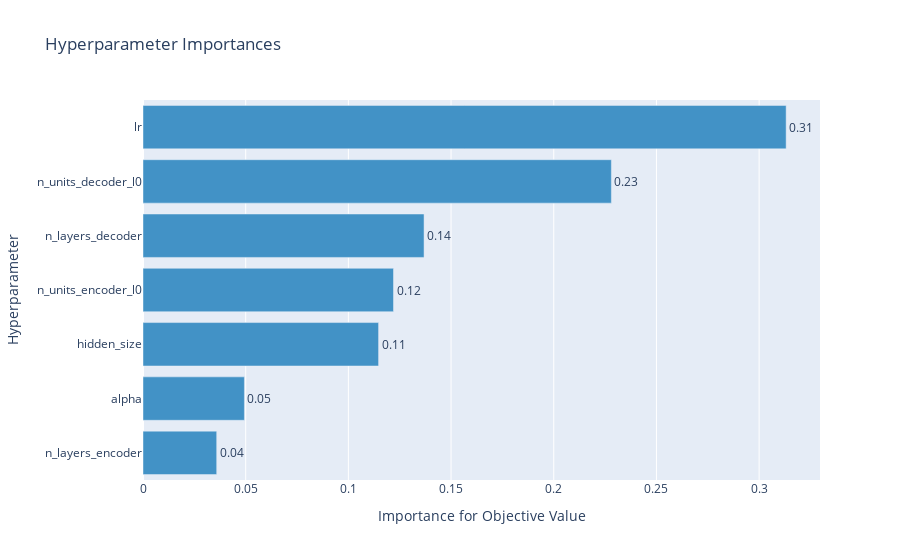

Here is the notebook cell this chart was saved with:
### Markdown cell above
### Optuna Graphs

### Code cell
optuna.visualization.plot_param_importances(study)

### Figure 1 — Plotly figure (JSON) as saved in the notebook; plotly's stock layout.template omitted (floating-point values rounded to 4 significant figures)
{"data": [{"cliponaxis": false, "hovertemplate": ["n_layers_encoder (IntUniformDistribution): 0.035886680348413705<extra></extra>", "alpha (IntUniformDistribution): 0.04937179360744019<extra></extra>", "hidden_size (IntUniformDistribution): 0.11470566453216305<extra></extra>", "n_units_encoder_l0 (IntUniformDistribution): 0.12197173967744646<extra></extra>", "n_layers_decoder (IntUniformDistribution): 0.13684870989926828<extra></extra>", "n_units_decoder_l0 (IntUniformDistribution): 0.22805657275998167<extra></extra>", "lr (LogUniformDistribution): 0.3131588391752865<extra></extra>"], "marker": {"color": "rgb(66,146,198)"}, "orientation": "h", "text": ["0.035886680348413705", "0.04937179360744019", "0.11470566453216305", "0.12197173967744646", "0.13684870989926828", "0.22805657275998167", "0.3131588391752865"], "textposition": "outside", "texttemplate": "%{text:.2f}", "type": "bar", "x": [0.03589, 0.04937, 0.1147, 0.122, 0.1368, 0.2281, 0.3132], "y": ["n_layers_encoder", "alpha", "hidden_size", "n_units_encoder_l0", "n_layers_decoder", "n_units_decoder_l0", "lr"]}], "layout": {"showlegend": false, "title": {"text": "Hyperparameter Importances"}, "xaxis": {"title": {"text": "Importance for Objective Value"}}, "yaxis": {"title": {"text": "Hyperparameter"}}}}
